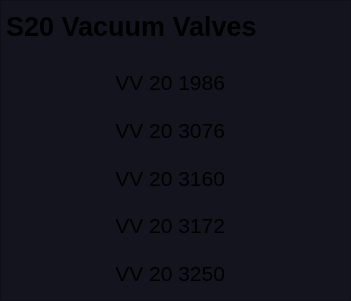
   <widget class="QFrame" name="frame_generic_15">
    <property name="geometry">
     <rect>
      <x>1555</x>
      <y>390</y>
      <width>351</width>
      <height>301</height>
     </rect>
    </property>
    <property name="styleSheet">
     <string notr="true">background-color: rgb(20,20,30);</string>
    </property>
    <property name="frameShape">
     <enum>QFrame::StyledPanel</enum>
    </property>
    <property name="frameShadow">
     <enum>QFrame::Raised</enum>
    </property>
    <layout class="QGridLayout" name="gridLayout_11">
     <property name="leftMargin">
      <number>5</number>
     </property>
     <property name="topMargin">
      <number>10</number>
     </property>
     <property name="rightMargin">
      <number>5</number>
     </property>
     <property name="bottomMargin">
      <number>5</number>
     </property>
     <property name="horizontalSpacing">
      <number>10</number>
     </property>
     <property name="verticalSpacing">
      <number>5</number>
     </property>
     <item row="10" column="1">
      <widget class="PyDMLabel" name="PyDMLabel_78">
       <property name="minimumSize">
        <size>
         <width>80</width>
         <height>25</height>
        </size>
       </property>
       <property name="maximumSize">
        <size>
         <width>110</width>
         <height>16777215</height>
        </size>
       </property>
       <property name="font">
        <font>
         <pointsize>16</pointsize>
        </font>
       </property>
       <property name="toolTip">
        <string/>
       </property>
       <property name="styleSheet">
        <string notr="true">PyDMLabel {
  border-radius: 2px;
}
PyDMLabel[alarmSensitiveBorder=&quot;true&quot;][alarmSeverity=&quot;0&quot;] {
  background-color: rgb(0,0,10);
  color: rgb(0,255,0);
}

PyDMLabel[alarmSensitiveBorder=&quot;true&quot;][alarmSeverity=&quot;1&quot;] {
  background-color: rgb(0,0,10);
  color: rgb(255,255,0);
}

PyDMLabel[alarmSensitiveBorder=&quot;true&quot;][alarmSeverity=&quot;2&quot;] {
  background-color: rgb(255,0,0);
  color: rgb(255,255,255);
}

PyDMLabel[alarmSensitiveBorder=&quot;true&quot;][alarmSeverity=&quot;3&quot;] {
  background-color: rgb(192,0,255);
  color: rgb(255,255,0);
}

PyDMLabel[alarmSensitiveBorder=&quot;true&quot;][alarmSeverity=&quot;4&quot;] {
  color: rgb(218,218,218);
  background-color: rgb(25,25,25);
}</string>
       </property>
       <property name="alignment">
        <set>Qt::AlignCenter</set>
       </property>
       <property name="channel" stdset="0">
        <string>VVPG:LI20:3250:POSITION</string>
       </property>
      </widget>
     </item>
     <item row="5" column="0">
      <widget class="QLabel" name="label_93">
       <property name="font">
        <font>
         <pointsize>16</pointsize>
         <weight>50</weight>
         <bold>false</bold>
        </font>
       </property>
       <property name="text">
        <string>VV 20 1986</string>
       </property>
       <property name="alignment">
        <set>Qt::AlignRight|Qt::AlignTrailing|Qt::AlignVCenter</set>
       </property>
      </widget>
     </item>
     <item row="0" column="0" colspan="2">
      <widget class="QLabel" name="label_57">
       <property name="maximumSize">
        <size>
         <width>16777215</width>
         <height>30</height>
        </size>
       </property>
       <property name="font">
        <font>
         <pointsize>20</pointsize>
         <weight>75</weight>
         <bold>true</bold>
        </font>
       </property>
       <property name="text">
        <string>S20 Vacuum Valves</string>
       </property>
       <property name="alignment">
        <set>Qt::AlignLeading|Qt::AlignLeft|Qt::AlignVCenter</set>
       </property>
      </widget>
     </item>
     <item row="9" column="1">
      <widget class="PyDMLabel" name="PyDMLabel_82">
       <property name="minimumSize">
        <size>
         <width>80</width>
         <height>25</height>
        </size>
       </property>
       <property name="maximumSize">
        <size>
         <width>110</width>
         <height>16777215</height>
        </size>
       </property>
       <property name="font">
        <font>
         <pointsize>16</pointsize>
        </font>
       </property>
       <property name="toolTip">
        <string/>
       </property>
       <property name="styleSheet">
        <string notr="true">PyDMLabel {
  border-radius: 2px;
}
PyDMLabel[alarmSensitiveBorder=&quot;true&quot;][alarmSeverity=&quot;0&quot;] {
  background-color: rgb(0,0,10);
  color: rgb(0,255,0);
}

PyDMLabel[alarmSensitiveBorder=&quot;true&quot;][alarmSeverity=&quot;1&quot;] {
  background-color: rgb(0,0,10);
  color: rgb(255,255,0);
}

PyDMLabel[alarmSensitiveBorder=&quot;true&quot;][alarmSeverity=&quot;2&quot;] {
  background-color: rgb(255,0,0);
  color: rgb(255,255,255);
}

PyDMLabel[alarmSensitiveBorder=&quot;true&quot;][alarmSeverity=&quot;3&quot;] {
  background-color: rgb(192,0,255);
  color: rgb(255,255,0);
}

PyDMLabel[alarmSensitiveBorder=&quot;true&quot;][alarmSeverity=&quot;4&quot;] {
  color: rgb(218,218,218);
  background-color: rgb(25,25,25);
}</string>
       </property>
       <property name="alignment">
        <set>Qt::AlignCenter</set>
       </property>
       <property name="channel" stdset="0">
        <string>VVPG:LI20:3172:POSITION</string>
       </property>
      </widget>
     </item>
     <item row="8" column="0">
      <widget class="QLabel" name="label_94">
       <property name="font">
        <font>
         <pointsize>16</pointsize>
         <weight>50</weight>
         <bold>false</bold>
        </font>
       </property>
       <property name="text">
        <string>VV 20 3160</string>
       </property>
       <property name="alignment">
        <set>Qt::AlignRight|Qt::AlignTrailing|Qt::AlignVCenter</set>
       </property>
      </widget>
     </item>
     <item row="1" column="0" colspan="2">
      <widget class="PyDMDrawingLine" name="PyDMDrawingLine_41">
       <property name="minimumSize">
        <size>
         <width>0</width>
         <height>10</height>
        </size>
       </property>
       <property name="maximumSize">
        <size>
         <width>16777215</width>
         <height>10</height>
        </size>
       </property>
       <property name="toolTip">
        <string/>
       </property>
       <property name="brush" stdset="0">
        <brush brushstyle="SolidPattern">
         <color alpha="255">
          <red>200</red>
          <green>200</green>
          <blue>200</blue>
         </color>
        </brush>
       </property>
       <property name="penColor" stdset="0">
        <color>
         <red>80</red>
         <green>80</green>
         <blue>80</blue>
        </color>
       </property>
       <property name="penWidth" stdset="0">
        <double>1.000000000000000</double>
       </property>
      </widget>
     </item>
     <item row="7" column="0">
      <widget class="QLabel" name="label_92">
       <property name="font">
        <font>
         <pointsize>16</pointsize>
         <weight>50</weight>
         <bold>false</bold>
        </font>
       </property>
       <property name="text">
        <string>VV 20 3076</string>
       </property>
       <property name="alignment">
        <set>Qt::AlignRight|Qt::AlignTrailing|Qt::AlignVCenter</set>
       </property>
      </widget>
     </item>
     <item row="5" column="1">
      <widget class="PyDMLabel" name="PyDMLabel_79">
       <property name="minimumSize">
        <size>
         <width>80</width>
         <height>25</height>
        </size>
       </property>
       <property name="maximumSize">
        <size>
         <width>110</width>
         <height>16777215</height>
        </size>
       </property>
       <property name="font">
        <font>
         <pointsize>16</pointsize>
        </font>
       </property>
       <property name="toolTip">
        <string/>
       </property>
       <property name="styleSheet">
        <string notr="true">PyDMLabel {
  border-radius: 2px;
}
PyDMLabel[alarmSensitiveBorder=&quot;true&quot;][alarmSeverity=&quot;0&quot;] {
  background-color: rgb(0,0,10);
  color: rgb(0,255,0);
}

PyDMLabel[alarmSensitiveBorder=&quot;true&quot;][alarmSeverity=&quot;1&quot;] {
  background-color: rgb(0,0,10);
  color: rgb(255,255,0);
}

PyDMLabel[alarmSensitiveBorder=&quot;true&quot;][alarmSeverity=&quot;2&quot;] {
  background-color: rgb(255,0,0);
  color: rgb(255,255,255);
}

PyDMLabel[alarmSensitiveBorder=&quot;true&quot;][alarmSeverity=&quot;3&quot;] {
  background-color: rgb(192,0,255);
  color: rgb(255,255,0);
}

PyDMLabel[alarmSensitiveBorder=&quot;true&quot;][alarmSeverity=&quot;4&quot;] {
  color: rgb(218,218,218);
  background-color: rgb(25,25,25);
}</string>
       </property>
       <property name="alignment">
        <set>Qt::AlignCenter</set>
       </property>
       <property name="channel" stdset="0">
        <string>VVFS:LI20:1986:OPENSTATUS</string>
       </property>
      </widget>
     </item>
     <item row="8" column="1">
      <widget class="PyDMLabel" name="PyDMLabel_83">
       <property name="minimumSize">
        <size>
         <width>80</width>
         <height>25</height>
        </size>
       </property>
       <property name="maximumSize">
        <size>
         <width>110</width>
         <height>16777215</height>
        </size>
       </property>
       <property name="font">
        <font>
         <pointsize>16</pointsize>
        </font>
       </property>
       <property name="toolTip">
        <string/>
       </property>
       <property name="styleSheet">
        <string notr="true">PyDMLabel {
  border-radius: 2px;
}
PyDMLabel[alarmSensitiveBorder=&quot;true&quot;][alarmSeverity=&quot;0&quot;] {
  background-color: rgb(0,0,10);
  color: rgb(0,255,0);
}

PyDMLabel[alarmSensitiveBorder=&quot;true&quot;][alarmSeverity=&quot;1&quot;] {
  background-color: rgb(0,0,10);
  color: rgb(255,255,0);
}

PyDMLabel[alarmSensitiveBorder=&quot;true&quot;][alarmSeverity=&quot;2&quot;] {
  background-color: rgb(255,0,0);
  color: rgb(255,255,255);
}

PyDMLabel[alarmSensitiveBorder=&quot;true&quot;][alarmSeverity=&quot;3&quot;] {
  background-color: rgb(192,0,255);
  color: rgb(255,255,0);
}

PyDMLabel[alarmSensitiveBorder=&quot;true&quot;][alarmSeverity=&quot;4&quot;] {
  color: rgb(218,218,218);
  background-color: rgb(25,25,25);
}</string>
       </property>
       <property name="alignment">
        <set>Qt::AlignCenter</set>
       </property>
       <property name="channel" stdset="0">
        <string>VVPG:LI20:3160:POSITION</string>
       </property>
      </widget>
     </item>
     <item row="9" column="0">
      <widget class="QLabel" name="label_96">
       <property name="font">
        <font>
         <pointsize>16</pointsize>
         <weight>50</weight>
         <bold>false</bold>
        </font>
       </property>
       <property name="text">
        <string>VV 20 3172</string>
       </property>
       <property name="alignment">
        <set>Qt::AlignRight|Qt::AlignTrailing|Qt::AlignVCenter</set>
       </property>
      </widget>
     </item>
     <item row="7" column="1">
      <widget class="PyDMLabel" name="PyDMLabel_92">
       <property name="minimumSize">
        <size>
         <width>80</width>
         <height>25</height>
        </size>
       </property>
       <property name="maximumSize">
        <size>
         <width>110</width>
         <height>16777215</height>
        </size>
       </property>
       <property name="font">
        <font>
         <pointsize>16</pointsize>
        </font>
       </property>
       <property name="toolTip">
        <string/>
       </property>
       <property name="styleSheet">
        <string notr="true">PyDMLabel {
  border-radius: 2px;
}
PyDMLabel[alarmSensitiveBorder=&quot;true&quot;][alarmSeverity=&quot;0&quot;] {
  background-color: rgb(0,0,10);
  color: rgb(0,255,0);
}

PyDMLabel[alarmSensitiveBorder=&quot;true&quot;][alarmSeverity=&quot;1&quot;] {
  background-color: rgb(0,0,10);
  color: rgb(255,255,0);
}

PyDMLabel[alarmSensitiveBorder=&quot;true&quot;][alarmSeverity=&quot;2&quot;] {
  background-color: rgb(255,0,0);
  color: rgb(255,255,255);
}

PyDMLabel[alarmSensitiveBorder=&quot;true&quot;][alarmSeverity=&quot;3&quot;] {
  background-color: rgb(192,0,255);
  color: rgb(255,255,0);
}

PyDMLabel[alarmSensitiveBorder=&quot;true&quot;][alarmSeverity=&quot;4&quot;] {
  color: rgb(218,218,218);
  background-color: rgb(25,25,25);
}</string>
       </property>
       <property name="alignment">
        <set>Qt::AlignCenter</set>
       </property>
       <property name="channel" stdset="0">
        <string>VVPG:LI20:3076:POSITION</string>
       </property>
      </widget>
     </item>
     <item row="10" column="0">
      <widget class="QLabel" name="label_100">
       <property name="font">
        <font>
         <pointsize>16</pointsize>
         <weight>50</weight>
         <bold>false</bold>
        </font>
       </property>
       <property name="text">
        <string>VV 20 3250</string>
       </property>
       <property name="alignment">
        <set>Qt::AlignRight|Qt::AlignTrailing|Qt::AlignVCenter</set>
       </property>
      </widget>
     </item>
    </layout>
   </widget>
